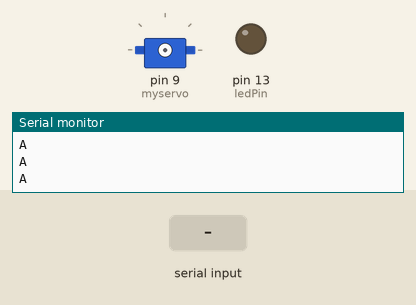
Simulated run of this sketch. Board: Arduino Uno, built with avr-gcc and run on an emulated ATmega328P. Shown: servo, output pins drawn as LEDs (lit = HIGH), the last lines printed to the serial monitor. Inputs (shaded band) come from the test bench.

Above: at 1.0 s.
1.1 s: byte 30 received over Serial
2.7 s: byte 90 received over Serial
At 3.0 s:
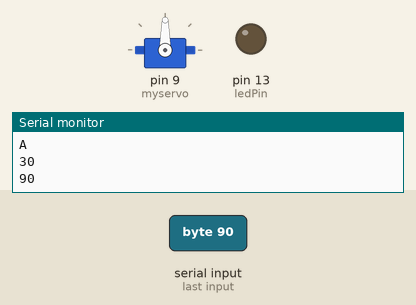
4.2 s: byte 120 received over Serial
At 5.4 s:
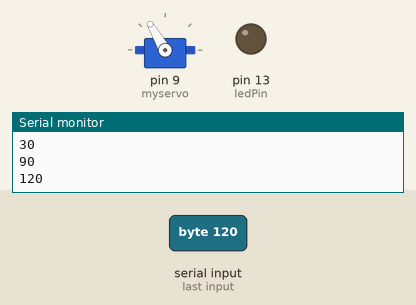
Timing chart, 0 to 7.2 s (numbered marks = the images above; inputs shaded):
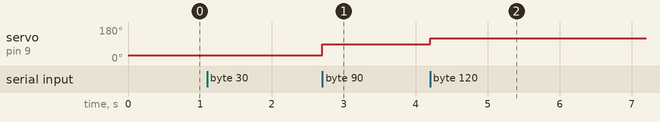

Measured:
- after the input at 2.7 s, servo on pin 9 (myservo): 30° → 90° at once
- after the input at 4.2 s, servo on pin 9 (myservo): 90° → 120° at once

The sketch:

dlam.ino
```cpp
#include <Servo.h>
Servo myservo;

int val;
int ledPin = 13;
int ledState = LOW;

void setup() {
  pinMode(ledPin, OUTPUT);
  Serial.begin(9600);
  establishContact();
  myservo.attach(9);  // attaches the servo on pin 9 to the servo object
}

void loop() {
  if (Serial.available() > 0){
    val = Serial.read();
    myservo.write(val);
    Serial.println(val);
  }
}

void establishContact(){
  while( Serial.available() <= 0 ){
    Serial.println("A");
    delay(300);
  }
}
```
